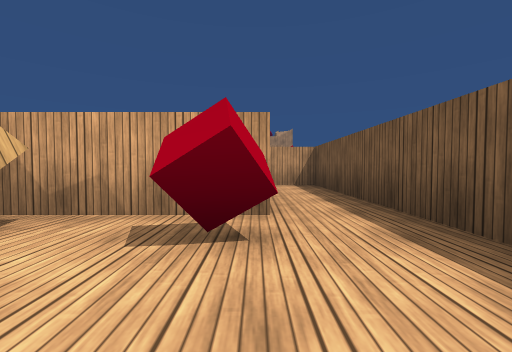
view 1 (above)

21 first-person views from a walk through a 3-D level made in the Unity game engine. The camera is 0.47 m above the floor, tilts 2° down and sees 90° across. The floor is counted in squares, 1 m on a side. Each view is taken from the middle of a square. On the plan, view 1 faces up. The plan holds only what a view shows up to about 9 squares ahead; the rest is blank. The place goes on beyond the plan. The player is left out. Some surface patterns are stand-ins.

view 2
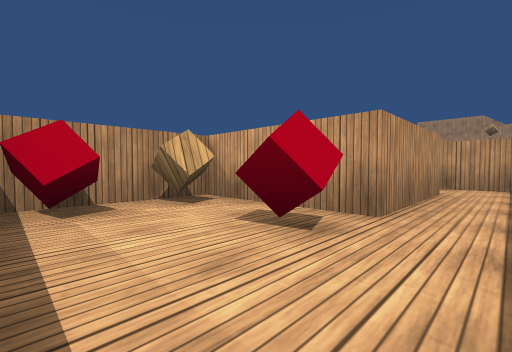

view 3
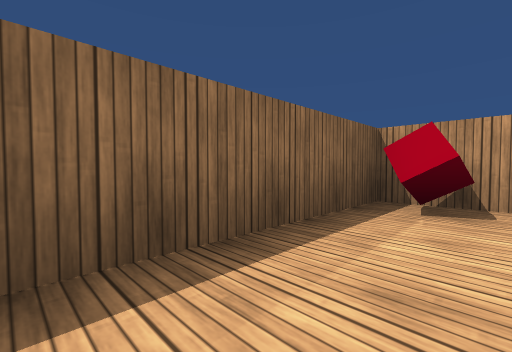

view 4
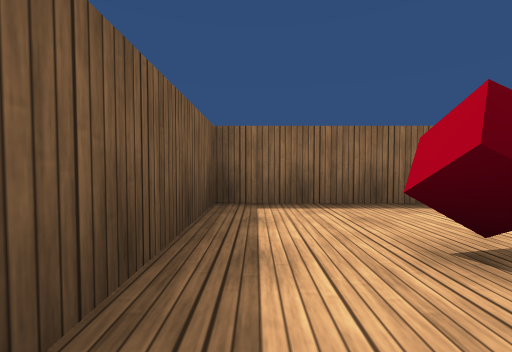

view 5
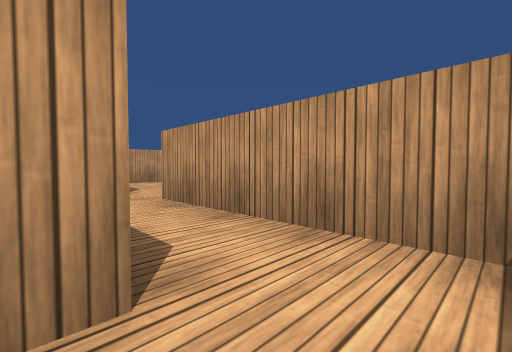

view 6
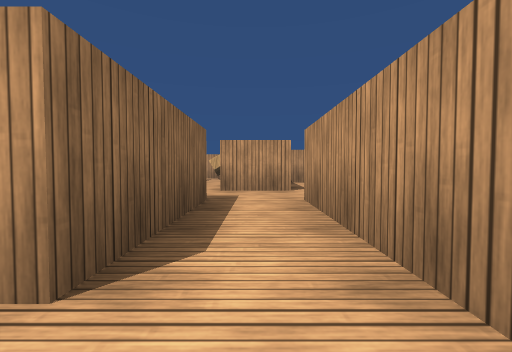

view 7
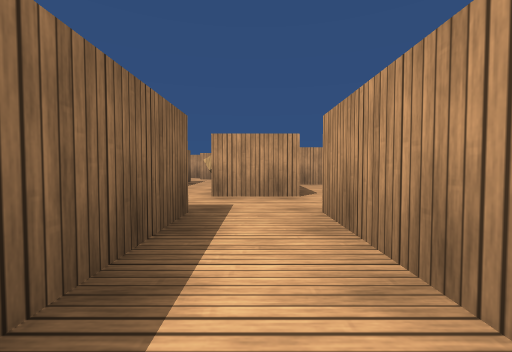

view 8
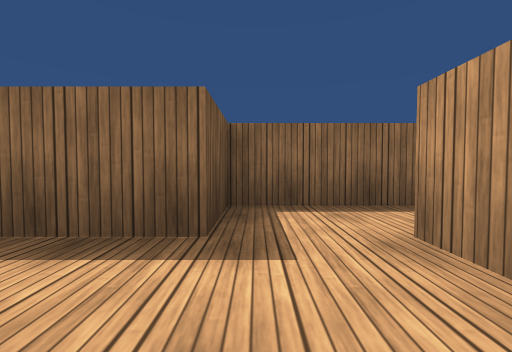

view 9
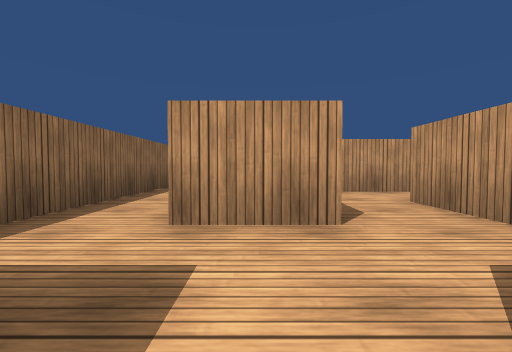

view 10
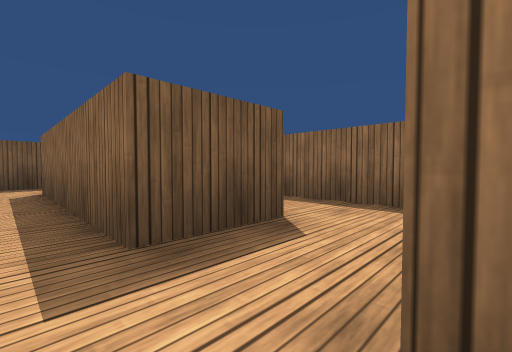

view 11
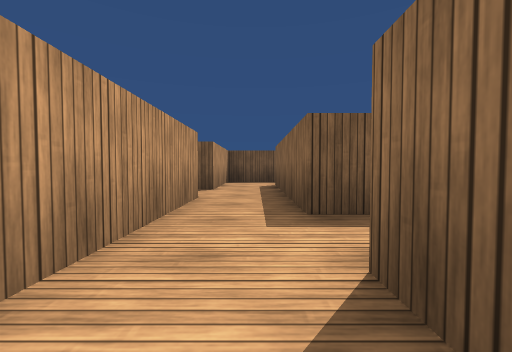

view 12
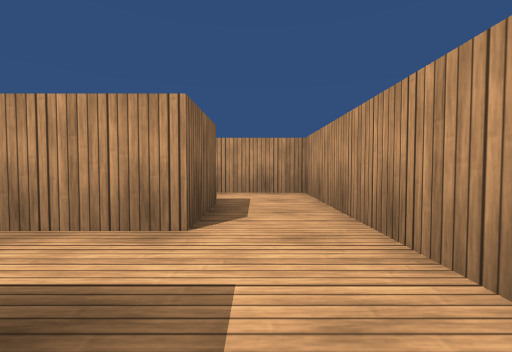

view 13
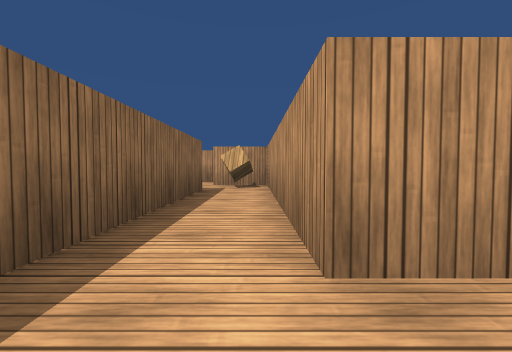

view 14
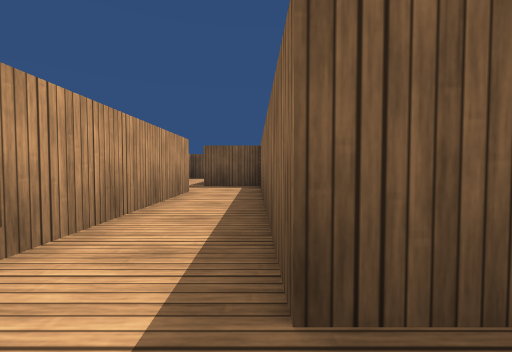

view 15
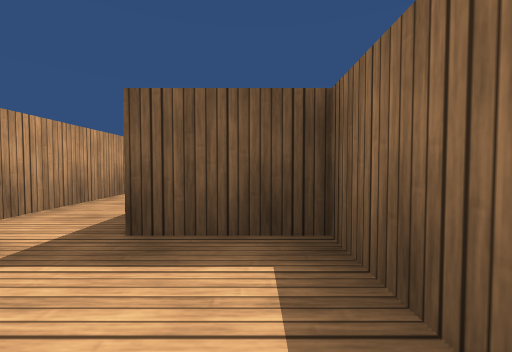

view 16
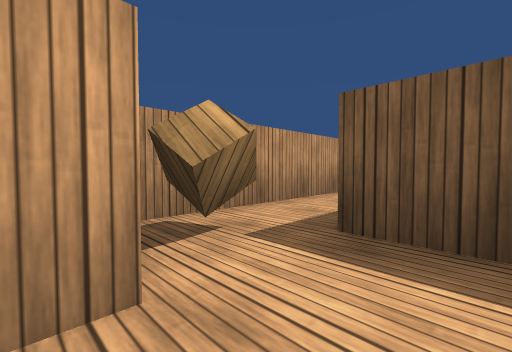

view 17
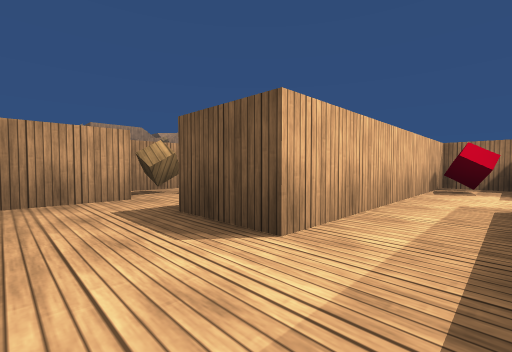

view 18
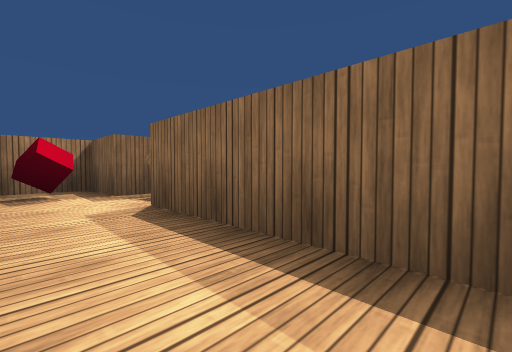

view 19
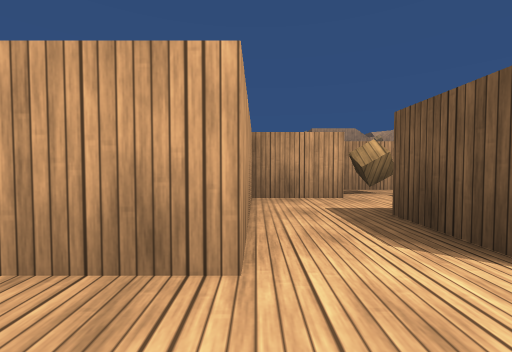

view 20
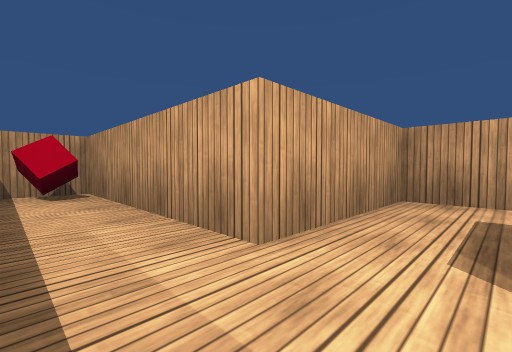

view 21
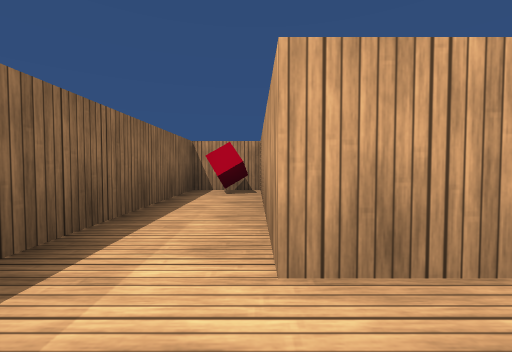

### Floor plan
Points are (right, up) in squares from view 1. A wall is a line through its corners. A room is listed if a view was taken in it or the views show most of it. See-through windows are left out.
Room 1 (views 1, 2, 3)
walls: (0.1, 2.5) (-2.7, 2.5) (-2.7, -0.3) (1.5, -0.3) (1.5, 2.5)
ways out: opening at (1, 3) to room 2
objects: other object (-2, 0); cube (-2, 2); other object (0, 2)
Room 2 (views 4, 5, 6)
walls: (0.1, 5.3) (0.1, 2.5); (1.5, 2.5) (1.5, 6.7) (0.5, 6.7)
ways out: opening at (1, 3) to room 1; opening at (0, 6) to room 3
Room 3 (views 7, 8, 9, 13)
walls: (-4.1, 6.7) (-4.1, 5.3); (-4.4, 3.9) (-2.7, 3.9) (-2.7, 5.3) (0.1, 5.3); (0.5, 6.7) (-2.8, 6.7)
ways out: opening at (0, 6) to room 2; opening at (-4, 5) to room 6; opening at (-5, 7) to room 8
Room 4 (views 10, 11)
walls: (-8.4, 9.5) (-6.9, 9.5); (-6.5, 10.9) (-9.7, 10.9) (-9.7, 9.2)
ways out: opening at (-7.5, 10) to room 5; opening at (-9, 8.5)
Room 5 (view 12)
walls: (-4, 10.9) (-6.5, 10.9); (-6.9, 9.5) (-6.9, 7); (-5.5, 8.1) (-5.5, 9.5) (-3.6, 9.5)
ways out: opening at (-7.5, 10) to room 4; opening at (-6, 8.5) to room 8; opening at (-4.5, 10)
Room 6 (views 14, 15, 16, 18, 21)
walls: (-9.7, 5.4) (-9.7, 3.9) (-11.1, 3.9) (-11.1, 1.1); (-9.7, 1.1) (-9.7, 2.5) (-8.3, 2.5) (-8.3, 3.9) (-4.4, 3.9); (-4.1, 5.3) (-9.3, 5.3)
ways out: opening at (-4, 5) to room 3; opening at (-10, 1) to room 7
objects: cube (-9, 5)
Room 7 (views 17, 19, 20)
walls: (-11.1, 1.1) (-15.3, 1.1) (-15.3, -0.3) (-6.8, -0.3); (-5.5, -1) (-5.5, -0.3) (-4.1, -0.3) (-4.1, 1.1) (-9.7, 1.1)
ways out: opening at (-10, 1) to room 6; opening at (-6, -1)
objects: other object (-15, 0); other object (-6, -1)
Room 8 (no view inside)
walls: (-6.1, 6.7) (-4.1, 6.7); (-4, 8.1) (-5.5, 8.1)
ways out: opening at (-5, 7) to room 3; opening at (-6, 8.5) to room 5

Where each view was taken, in squares from view 1:
view 1: 0 up, 0 right, facing up
view 2: 0 up, 1 right, facing up-left
view 3: 1 up, 1 right, facing down-left
view 4: 3 up, 1 right, facing down
view 5: 5 up, 1 right, facing up-left
view 6: 6 up, 1 right, facing left
view 7: 6 up, 0 right, facing left
view 8: 7 up, 3 left, facing down
view 9: 6 up, 2 left, facing left
view 10: 10 up, 7 left, facing down-right
view 11: 10 up, 8 left, facing right
view 12: 10 up, 5 left, facing left
view 13: 5 up, 3 left, facing left
view 14: 4 up, 9 left, facing right
view 15: 3 up, 10 left, facing right
view 16: 3 up, 10 left, facing up-right
view 17: 0 up, 11 left, facing up-right
view 18: 1 up, 10 left, facing down-right
view 19: 0 up, 11 left, facing up
view 20: 0 up, 10 left, facing up-left
view 21: 1 up, 10 left, facing left
